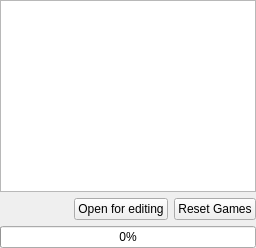
  <widget class="QDockWidget" name="listDock">
   <property name="sizePolicy">
    <sizepolicy hsizetype="Preferred" vsizetype="Expanding">
     <horstretch>0</horstretch>
     <verstretch>0</verstretch>
    </sizepolicy>
   </property>
   <property name="features">
    <set>QDockWidget::DockWidgetFloatable|QDockWidget::DockWidgetMovable</set>
   </property>
   <property name="windowTitle">
    <string>Game list</string>
   </property>
   <attribute name="dockWidgetArea">
    <number>2</number>
   </attribute>
   <widget class="QWidget" name="listContents">
    <layout class="QHBoxLayout" name="horizontalLayout_4">
     <property name="leftMargin">
      <number>0</number>
     </property>
     <property name="topMargin">
      <number>0</number>
     </property>
     <property name="rightMargin">
      <number>0</number>
     </property>
     <property name="bottomMargin">
      <number>0</number>
     </property>
     <item>
      <layout class="QVBoxLayout" name="verticalLayout" stretch="0,0,0">
       <item>
        <widget class="ClickableListView" name="dbListView">
         <property name="selectionBehavior">
          <enum>QAbstractItemView::SelectRows</enum>
         </property>
         <property name="uniformItemSizes">
          <bool>true</bool>
         </property>
        </widget>
       </item>
       <item>
        <layout class="QHBoxLayout" name="horizontalLayout">
         <item>
          <spacer name="horizontalSpacer">
           <property name="orientation">
            <enum>Qt::Horizontal</enum>
           </property>
           <property name="sizeHint" stdset="0">
            <size>
             <width>1</width>
             <height>20</height>
            </size>
           </property>
          </spacer>
         </item>
         <item>
          <widget class="QPushButton" name="openButton">
           <property name="text">
            <string>Open for editing</string>
           </property>
           <property name="icon">
            <iconset resource="q4go.qrc">
             <normaloff>:/ClientWindowGui/images/clientwindow/fileopen.png</normaloff>:/ClientWindowGui/images/clientwindow/fileopen.png</iconset>
           </property>
          </widget>
         </item>
         <item>
          <widget class="QPushButton" name="resetButton">
           <property name="text">
            <string>Reset Games</string>
           </property>
           <property name="icon">
            <iconset resource="q4go.qrc">
             <normaloff>:/BoardWindow/images/boardwindow/refresh.png</normaloff>:/BoardWindow/images/boardwindow/refresh.png</iconset>
           </property>
          </widget>
         </item>
        </layout>
       </item>
       <item>
        <widget class="QProgressBar" name="progressBar">
         <property name="value">
          <number>0</number>
         </property>
        </widget>
       </item>
      </layout>
     </item>
    </layout>
   </widget>
  </widget>
